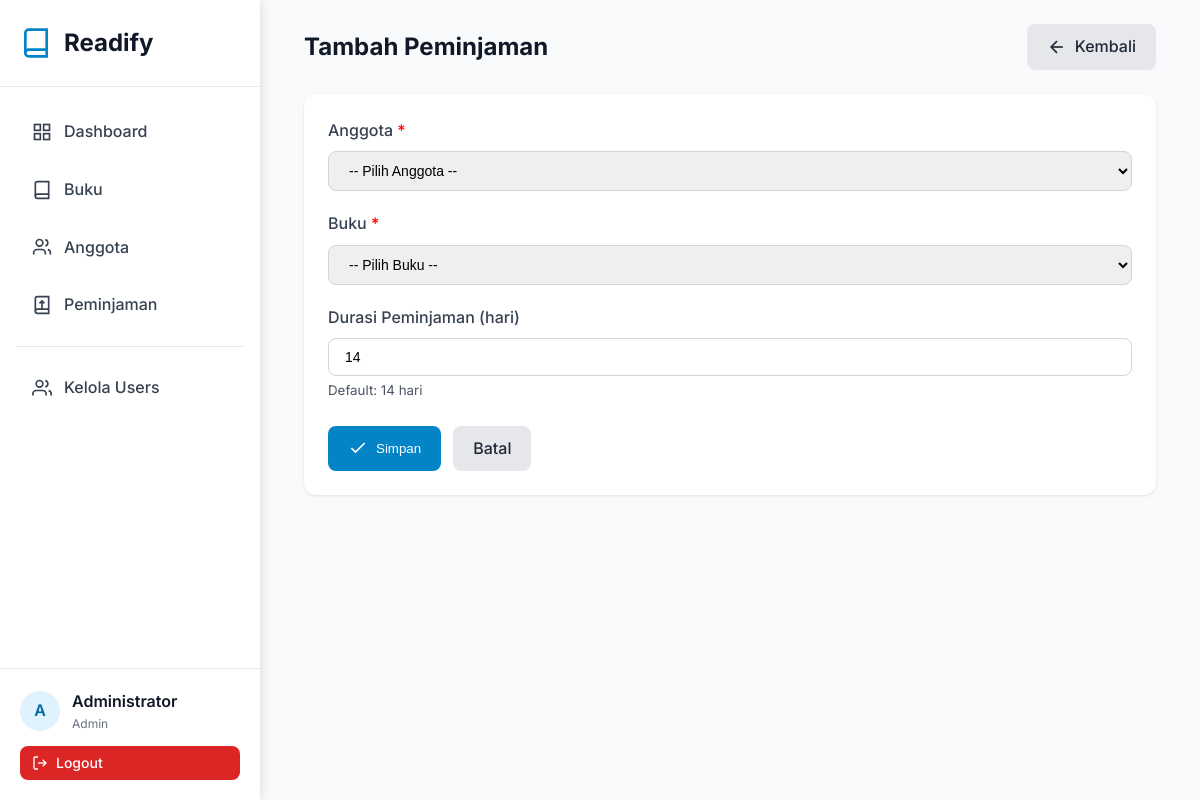
/pages/loans/create.php (signed in), run on the app's committed database.
### tables this page shows
CREATE TABLE `users` (
  `id` int NOT NULL AUTO_INCREMENT,
  `name` varchar(100) NOT NULL,
  `email` varchar(100) NOT NULL,
  `phone` varchar(20) DEFAULT NULL,
  `password` varchar(255) NOT NULL,
  `role` enum('admin','staff','member') DEFAULT 'member',
  `created_at` timestamp NULL DEFAULT CURRENT_TIMESTAMP,
  `updated_at` timestamp NULL DEFAULT CURRENT_TIMESTAMP ON UPDATE CURRENT_TIMESTAMP,
  PRIMARY KEY (`id`),
  UNIQUE KEY `email` (`email`)
);

### config/config.php (called while the page is built, shortened)
<?php
require_once BASE_PATH . '/config/database.php';
function isLoggedIn() {
    return isset($_SESSION['user_id']);
}
function getCurrentUser() {
    if (isLoggedIn()) {
        $db = new Database();
        $user = $db->fetchOne("SELECT id, name, email, role FROM users WHERE id = ?", [$_SESSION['user_id']]);
        return $user;
    }
    return null;
}
function isAdmin() {
    return isLoggedIn() && isset($_SESSION['user_role']) && $_SESSION['user_role'] === 'admin';
}

### config/database.php (called while the page is built, shortened)
<?php
class Database {
    private $host = DB_HOST;
    private $user = DB_USER;
    private $pass = DB_PASS;
    private $dbname = DB_NAME;
    private $conn;
    private function connect() {
        $this->conn = null;
        try {
            $dsn = "mysql:host=" . $this->host . ";dbname=" . $this->dbname . ";charset=utf8mb4";
            $options = [
                PDO::ATTR_ERRMODE => PDO::ERRMODE_EXCEPTION,
                PDO::ATTR_DEFAULT_FETCH_MODE => PDO::FETCH_ASSOC,
                PDO::ATTR_EMULATE_PREPARES => false,
            ];
            $this->conn = new PDO($dsn, $this->user, $this->pass, $options);
        } catch(PDOException $e) {
            $this->error = $e->getMessage();
            die("Connection failed: " . $this->error);
        }
    }
    public function query($sql, $params = []) {
        try {
            $stmt = $this->conn->prepare($sql);
            $stmt->execute($params);
            return $stmt;
        } catch(PDOException $e) {
            throw new Exception($e->getMessage());
        }
    }
    public function fetchOne($sql, $params = []) {
        $stmt = $this->query($sql, $params);
        return $stmt->fetch();
    }
}

### pages/loans/create.php (the view, shortened to what this page needs)
<?php
require_once '../../config/config.php';
include_once '../../includes/header.php';
include_once '../../includes/sidebar.php';
?>
<div class="container">
    <div class="card-header">
        <h1 class="card-title">Tambah Peminjaman</h1>
        <a href="index.php" class="btn btn-secondary">
            <svg width="20" height="20" viewBox="0 0 24 24" fill="none" stroke="currentColor" stroke-width="2">
                <line x1="19" y1="12" x2="5" y2="12"></line>
                <polyline points="12 19 5 12 12 5"></polyline>
            </svg>
            Kembali
        </a>
    </div>
    <div class="card">
        <form method="POST" action="">
            <div class="form-group">
                <label class="form-label">Anggota <span style="color: red;">*</span></label>
                <select name="member_id" class="form-control" required>
                    <option value="">-- Pilih Anggota --</option>
                </select>
            </div>
            <div class="form-group">
                <label class="form-label">Buku <span style="color: red;">*</span></label>
                <select name="book_id" class="form-control" required>
                    <option value="">-- Pilih Buku --</option>
                </select>
            </div>
            <div class="form-group">
                <label class="form-label">Durasi Peminjaman (hari)</label>
                <input type="number" name="loan_days" class="form-control" value="<?php echo DEFAULT_LOAN_DAYS; ?>" min="1" max="30">
                <small style="color: var(--gray-600); display: block; margin-top: 4px;">
                    Default: <?php echo DEFAULT_LOAN_DAYS; ?> hari
                </small>
            </div>
            <div style="display: flex; gap: 12px; margin-top: 24px;">
                <button type="submit" class="btn btn-primary">
                    <svg width="20" height="20" viewBox="0 0 24 24" fill="none" stroke="currentColor" stroke-width="2">
                        <polyline points="20 6 9 17 4 12"></polyline>
                    </svg>
                    Simpan
                </button>
                <a href="index.php" class="btn btn-secondary">Batal</a>
            </div>
        </form>
    </div>
</div>
<?php include_once '../../includes/footer.php'; ?>

### includes/sidebar.php
<?php
$currentPage = basename($_SERVER['PHP_SELF'], '.php');
$user = getCurrentUser();
?>
<div class="sidebar">
    <div class="sidebar-logo">
        <svg viewBox="0 0 24 24" fill="none" stroke="currentColor" stroke-width="2">
            <path d="M4 19.5A2.5 2.5 0 0 1 6.5 17H20"></path>
            <path d="M6.5 2H20v20H6.5A2.5 2.5 0 0 1 4 19.5v-15A2.5 2.5 0 0 1 6.5 2z"></path>
        </svg>
        <h1>Readify</h1>
    </div>
    <nav class="sidebar-nav">
        <a href="<?php echo SITE_URL; ?>/pages/dashboard.php" class="nav-item <?php echo $currentPage == 'dashboard' ? 'active' : ''; ?>">
            <svg viewBox="0 0 24 24" fill="none" stroke="currentColor" stroke-width="2">
                <rect x="3" y="3" width="7" height="7"></rect>
                <rect x="14" y="3" width="7" height="7"></rect>
                <rect x="14" y="14" width="7" height="7"></rect>
                <rect x="3" y="14" width="7" height="7"></rect>
            </svg>
            Dashboard
        </a>
        <a href="<?php echo SITE_URL; ?>/pages/books/index.php" class="nav-item <?php echo $currentPage == 'index' && strpos($_SERVER['PHP_SELF'], 'books') !== false ? 'active' : ''; ?>">
            <svg viewBox="0 0 24 24" fill="none" stroke="currentColor" stroke-width="2">
                <path d="M4 19.5A2.5 2.5 0 0 1 6.5 17H20"></path>
                <path d="M6.5 2H20v20H6.5A2.5 2.5 0 0 1 4 19.5v-15A2.5 2.5 0 0 1 6.5 2z"></path>
            </svg>
            Buku
        </a>
        <a href="<?php echo SITE_URL; ?>/pages/members/index.php" class="nav-item <?php echo $currentPage == 'index' && strpos($_SERVER['PHP_SELF'], 'members') !== false ? 'active' : ''; ?>">
            <svg viewBox="0 0 24 24" fill="none" stroke="currentColor" stroke-width="2">
                <path d="M16 21v-2a4 4 0 0 0-4-4H6a4 4 0 0 0-4 4v2"></path>
                <circle cx="9" cy="7" r="4"></circle>
                <path d="M22 21v-2a4 4 0 0 0-3-3.87"></path>
                <path d="M16 3.13a4 4 0 0 1 0 7.75"></path>
            </svg>
            Anggota
        </a>
        <a href="<?php echo SITE_URL; ?>/pages/loans/index.php" class="nav-item <?php echo $currentPage == 'index' && strpos($_SERVER['PHP_SELF'], 'loans') !== false ? 'active' : ''; ?>">
            <svg viewBox="0 0 24 24" fill="none" stroke="currentColor" stroke-width="2">
                <path d="M4 19.5A2.5 2.5 0 0 1 6.5 17H20"></path>
                <path d="M6.5 2H20v20H6.5A2.5 2.5 0 0 1 4 19.5v-15A2.5 2.5 0 0 1 6.5 2z"></path>
                <path d="M12 7v10"></path>
                <path d="M9 10l3-3 3 3"></path>
            </svg>
            Peminjaman
        </a>
        <?php if (isAdmin()): ?>
            <hr style="margin: 16px 0; border: none; border-top: 1px solid var(--gray-200);">
            <a href="<?php echo SITE_URL; ?>/pages/users/index.php" class="nav-item <?php echo $currentPage == 'index' && strpos($_SERVER['PHP_SELF'], 'users') !== false ? 'active' : ''; ?>">
                <svg viewBox="0 0 24 24" fill="none" stroke="currentColor" stroke-width="2">
                    <path d="M17 21v-2a4 4 0 0 0-4-4H5a4 4 0 0 0-4 4v2"></path>
                    <circle cx="9" cy="7" r="4"></circle>
                    <path d="M23 21v-2a4 4 0 0 0-3-3.87"></path>
                    <path d="M16 3.13a4 4 0 0 1 0 7.75"></path>
                </svg>
                Kelola Users
            </a>
        <?php endif; ?>
    </nav>
    <div class="sidebar-user">
        <div class="user-info">
            <div class="user-avatar"><?php echo strtoupper(substr($user['name'], 0, 1)); ?></div>
            <div>
                <div class="user-name"><?php echo htmlspecialchars($user['name']); ?></div>
                <div class="user-role"><?php echo ucfirst($user['role']); ?></div>
            </div>
        </div>
        <a href="<?php echo SITE_URL; ?>/pages/auth/logout.php" class="btn btn-danger btn-sm" style="width: 100%;">
            <svg width="16" height="16" viewBox="0 0 24 24" fill="none" stroke="currentColor" stroke-width="2">
                <path d="M9 21H5a2 2 0 0 1-2-2V5a2 2 0 0 1 2-2h4"></path>
                <polyline points="16 17 21 12 16 7"></polyline>
                <line x1="21" y1="12" x2="9" y2="12"></line>
            </svg>
            Logout
        </a>
    </div>
</div>
<div class="main-content">

### assets/css/style.css (style rules this page uses)
:root { --primary-50: #f0f9ff; --primary-100: #e0f2fe; --primary-500: #0ea5e9; --primary-600: #0284c7; --primary-700: #0369a1; --gray-50: #f9fafb; --gray-100: #f3f4f6; --gray-200: #e5e7eb; --gray-300: #d1d5db; --gray-500: #6b7280; --gray-600: #4b5563; --gray-700: #374151; --gray-800: #1f2937; --gray-900: #111827; }
* { margin: 0; padding: 0; box-sizing: border-box; }
body { font-family: "Inter", -apple-system, BlinkMacSystemFont, "Segoe UI", sans-serif; background-color: var(--gray-50); color: var(--gray-900); line-height: 1.6; }
.container { max-width: 1200px; margin: 0 auto; padding: 0 20px; }
.sidebar { position: fixed; top: 0; left: 0; height: 100vh; width: 260px; background: white; box-shadow: 2px 0 10px rgba(0, 0, 0, 0.1); z-index: 1000; overflow-y: auto; }
.sidebar-logo { padding: 24px 20px; border-bottom: 1px solid var(--gray-200); display: flex; align-items: center; gap: 12px; }
.sidebar-logo svg { width: 32px; height: 32px; color: var(--primary-600); }
.sidebar-logo h1 { font-size: 24px; font-weight: 700; color: var(--gray-900); }
.sidebar-nav { padding: 20px 16px; }
.nav-item { display: flex; align-items: center; gap: 12px; padding: 12px 16px; margin-bottom: 8px; border-radius: 8px; color: var(--gray-700); text-decoration: none; transition: all 0.2s; font-weight: 500; }
.nav-item svg { width: 20px; height: 20px; }
.sidebar-user { position: absolute; bottom: 0; left: 0; right: 0; padding: 20px; border-top: 1px solid var(--gray-200); }
.user-info { display: flex; align-items: center; gap: 12px; margin-bottom: 12px; }
.user-avatar { width: 40px; height: 40px; border-radius: 50%; background: var(--primary-100); display: flex; align-items: center; justify-content: center; font-weight: 600; color: var(--primary-700); }
.user-name { font-weight: 600; color: var(--gray-900); }
.user-role { font-size: 12px; color: var(--gray-500); }
.main-content { margin-left: 260px; padding: 24px; min-height: 100vh; }
.card { background: white; border-radius: 12px; box-shadow: 0 1px 3px rgba(0, 0, 0, 0.1); padding: 24px; margin-bottom: 24px; }
.card-header { display: flex; justify-content: space-between; align-items: center; margin-bottom: 24px; }
.card-title { font-size: 24px; font-weight: 700; color: var(--gray-900); }
.btn { padding: 10px 20px; border-radius: 8px; font-weight: 500; cursor: pointer; border: none; transition: all 0.2s; text-decoration: none; display: inline-flex; align-items: center; gap: 8px; }
.btn-primary { background-color: var(--primary-600); color: white; }
.btn-secondary { background-color: var(--gray-200); color: var(--gray-800); }
.btn-danger { background-color: #dc2626; color: white; }
.btn-sm { padding: 6px 12px; font-size: 14px; }
.form-group { margin-bottom: 20px; }
.form-label { display: block; margin-bottom: 8px; font-weight: 500; color: var(--gray-700); }
.form-control { width: 100%; padding: 10px 16px; border: 1px solid var(--gray-300); border-radius: 8px; font-size: 14px; transition: all 0.2s; }

### data on the page
users: name "A", name "Administrator", role "Admin"

### other printed values
DEFAULT_LOAN_DAYS "14"
